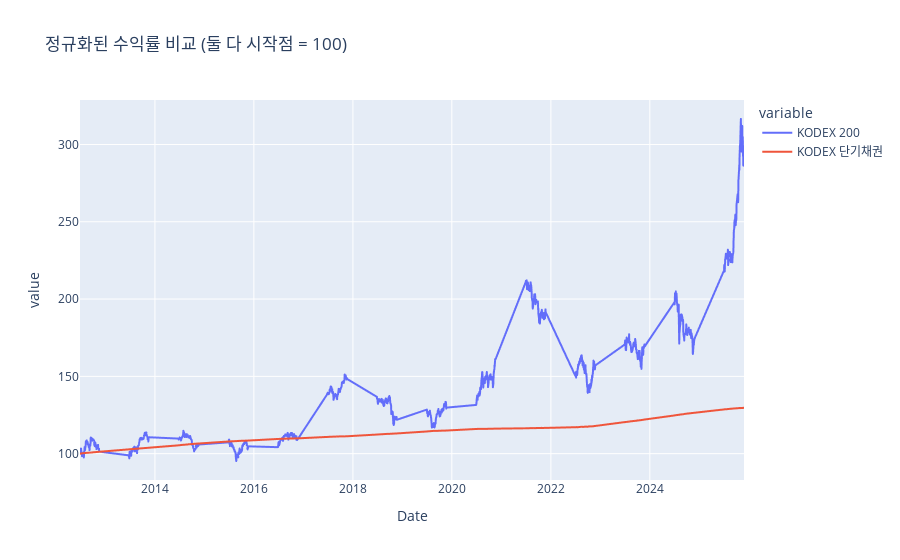

Write notebook code for a chart like this one.
### Markdown cell above
## 📌 Step 2. 정규화(Normalization) 후 공정한 비교

### Code cell
# Step 2. 정규화(Normalization) 후 공정한 비교
import pandas as pd

# Step 2-1. 기준 날짜를 맞춤 (늦게 상장된 ETF 기준)
start = max(df_KOSPI200.index.min(), df_KRbond.index.min())
s1 = df_KOSPI200["Close"][df_KOSPI200.index >= start]
s2 = df_KRbond["Close"][df_KRbond.index >= start]

# Step 2-2. 공통 영업일만 사용
common = s1.index.intersection(s2.index)
s1, s2 = s1.loc[common], s2.loc[common]

# Step 2-3. 정규화 (start = 100)
df_norm = pd.DataFrame({
    "Date": common,
    "KODEX 200": s1 / s1.iloc[0] * 100,
    "KODEX 단기채권": s2 / s2.iloc[0] * 100,
})

import plotly.express as px
fig = px.line(
    df_norm, x="Date", y=["KODEX 200", "KODEX 단기채권"],
    title="정규화된 수익률 비교 (둘 다 시작점 = 100)"
)
fig.show()

### Figure 1 — Plotly figure (JSON) as saved in the notebook; plotly's stock layout.template omitted (floating-point values rounded to 4 significant figures; data arrays with more than 128 entries replaced by an {"elided": "..."} marker saying what was removed)
{"data": [{"hovertemplate": "variable=KODEX 200<br>Date=%{x}<br>value=%{y}<extra></extra>", "legendgroup": "KODEX 200", "line": {"color": "#636efa", "dash": "solid"}, "marker": {"symbol": "circle"}, "mode": "lines", "name": "KODEX 200", "showlegend": true, "type": "scattergl", "x": {"elided": "1400 str values"}, "xaxis": "x", "y": {"elided": "1400 float values"}, "yaxis": "y"}, {"hovertemplate": "variable=KODEX 단기채권<br>Date=%{x}<br>value=%{y}<extra></extra>", "legendgroup": "KODEX 단기채권", "line": {"color": "#EF553B", "dash": "solid"}, "marker": {"symbol": "circle"}, "mode": "lines", "name": "KODEX 단기채권", "showlegend": true, "type": "scattergl", "x": {"elided": "1400 str values"}, "xaxis": "x", "y": {"elided": "1400 float values"}, "yaxis": "y"}], "layout": {"legend": {"title": {"text": "variable"}, "tracegroupgap": 0}, "title": {"text": "정규화된 수익률 비교 (둘 다 시작점 = 100)"}, "xaxis": {"anchor": "y", "domain": [0, 1], "title": {"text": "Date"}}, "yaxis": {"anchor": "x", "domain": [0, 1], "title": {"text": "value"}}}}
